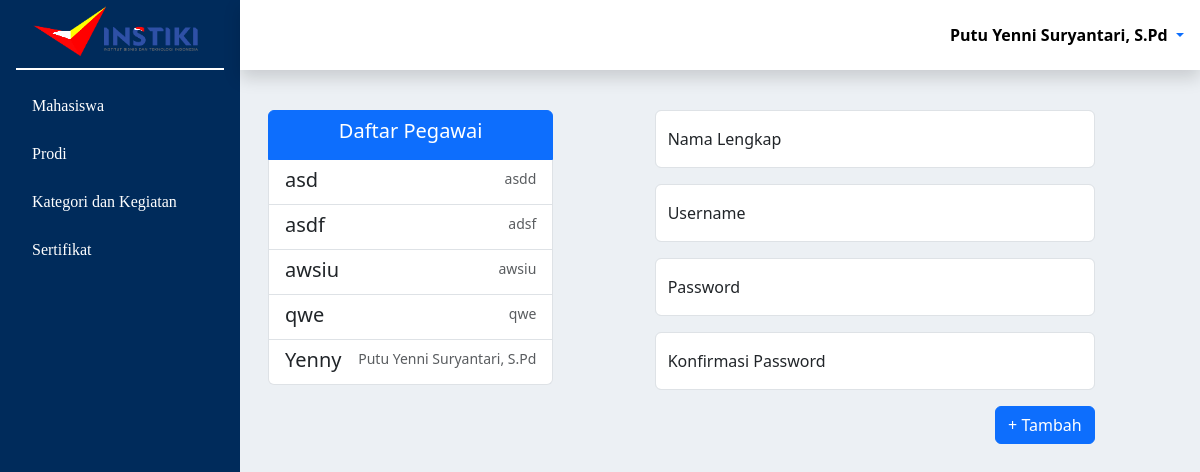
The page /tampilan/halaman_utama.php?page=tambah_pegawai (signed in) on the database its author committed.
### tables this page shows
CREATE TABLE `pegawai` (
  `Nama_Lengkap` varchar(50) NOT NULL,
  `Username` varchar(20) NOT NULL
);

### auth.php (called while the page is built, shortened)
<?php
if (!function_exists('getUserType')) {
    function getUserType() {
        if (isset($_COOKIE['username']) && isset($_COOKIE['level_user'])) {
            return 'operator';
        } elseif (isset($_COOKIE['NIM']) && isset($_COOKIE['level_user'])) {
            return 'mahasiswa';
        }
        return false;
    }
}
function getUserData($koneksi) {
    $userType = getUserType();
    if ($userType === 'operator') {
        $username = mysqli_real_escape_string($koneksi, $_COOKIE['username']);
        $query = "SELECT Username, Nama_Lengkap FROM pegawai WHERE Username = '$username'";
    } elseif ($userType === 'mahasiswa') {
        $NIM = mysqli_real_escape_string($koneksi, $_COOKIE['NIM']);
        $query = "SELECT NIM, Nama_mahasiswa FROM mahasiswa WHERE NIM = '$NIM'";
    } else {
        return false;
    }
    return mysqli_fetch_assoc(mysqli_query($koneksi, $query));
}
?>

### tambah/tambah_pegawai.php (the view, shortened to what this page needs)
<?php
require_once "../auth.php";
$operator = getUserData($koneksi);
$username_cookie = $operator['Username'];
$high_admin = mysqli_fetch_assoc(mysqli_query($koneksi, "SELECT Username FROM `pengguna` WHERE `Id_Pengguna` = 1;"));
        ?>
<div class="container">
    <div class="row mt-2">
        <div class="col-sm-12 col-md-4 py-3">
            <div class="list-group">
                <a href="#" class="list-group-item list-group-item-action active" aria-current="true">
                    <div class="w-100 text-center">
                        <h5>Daftar Pegawai</h5>
                    </div>
                </a>
                <?php
                $data_pegawai = mysqli_query($koneksi, "SELECT * FROM pegawai");
                while ($data = mysqli_fetch_assoc($data_pegawai)) {
                    ?>
                <a href="<?= ($username_cookie == $high_admin['Username']) ? "halaman_utama.php?page=ubah_pegawai&username=" . $data['Username'] : "#" ?>" class="list-group-item list-group-item-action">
                    <div class="d-flex w-100 justify-content-between">
                        <h5 class="mb-1"><?= $data['Username'] ?></h5>
                        <small class="text-body-secondary"><?= $data['Nama_Lengkap'] ?></small>
                    </div>
                </a>
                <?php
                }
                ?>
            </div>
        </div>
        <div class="col"></div>
        <div class="col-sm-12 col-md-6 py-3">
            <form action="" method="post">
                <div class="form-floating mb-3">
                    <input type="text" class="form-control" id="floatingInput" placeholder="name@example.com"
                        name="nama_lengkap" autofocus required>
                    <label for="floatingInput">Nama Lengkap</label>
                </div>
                <div class="form-floating mb-3">
                    <input type="text" class="form-control" id="floatingInput" placeholder="name@example.com"
                        name="username" required>
                    <label for="floatingInput">Username</label>
                </div>
                <div class="form-floating mb-3">
                    <input type="password" class="form-control" id="floatingInput" placeholder="name@example.com"
                        name="password" autocomplete="off" required>
                    <label for="floatingInput">Password</label>
                </div>
                <div class="form-floating mb-3">
                    <input type="password" class="form-control" id="floatingInput" placeholder="name@example.com"
                        name="konfirmasi_pass" autocomplete="off" required>
                    <label for="floatingInput">Konfirmasi Password</label>
                </div>
                <input type="submit" name="tombol_tambah" class="btn btn-primary float-end" id="" value="+ Tambah">
            </form>
        </div>
        <div class="col"></div>
    </div>
</div>

### css/mahasiswa.css (style rules this page uses)
@media (min-width: 1000px) { .container, .container-sm { max-width: 1000px !important; } }

### rows shown on the page
pegawai: Username "asd", Nama_Lengkap "asdd"
pegawai: Username "asdf", Nama_Lengkap "adsf"
pegawai: Username "awsiu", Nama_Lengkap "awsiu"
pegawai: Username "qwe", Nama_Lengkap "qwe"
pegawai: Username "Yenny", Nama_Lengkap "Putu Yenni Suryantari, S.Pd"

### other values the page prints
$_COOKIE['nama_lengkap'] "Putu Yenni Suryantari, S.Pd"
